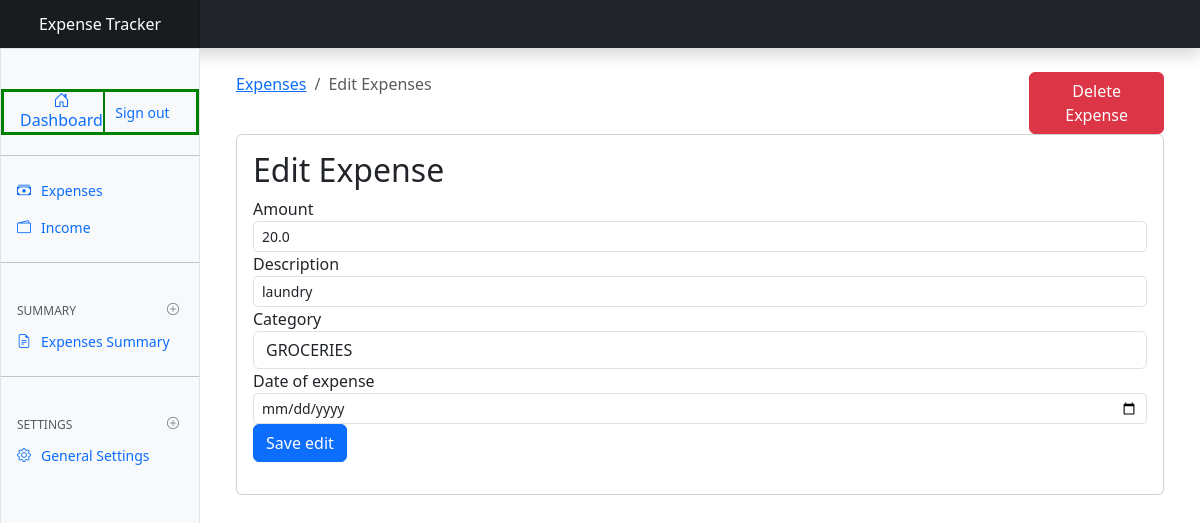
The app's page /edit-expense/5 with its own data.
### expenses/models.py (models this page shows, shortened)
class Expense(models.Model):
    amount=models.FloatField()
    date=models.DateField(default=now)
    description=models.TextField()
    owner=models.ForeignKey(to=User, on_delete=models.CASCADE)
    category= models.CharField(max_length=255)
    class Meta:
        ordering=['-date']

### expenses/views.py (the view, shortened to what this page needs)
# urls.py: path('edit-expense/<int:id>', views.expense_edit, name='expense_edit'),
def expense_edit(request, id):
    categories= Category.objects.all()
    expense=Expense.objects.get(pk=id)
    context={
        'expense':expense,
        'values':expense,
        'categories':categories
    }
    if request.method=="GET":
        return render(request, 'expenses/edit-expense.html', context)

### templates/expenses/edit-expense.html (shortened to what this page needs)
{% extends 'base.html' %}
{% block content %}
<div class="container mt-4">
    <div class="row">
        <div class="col-md-10">
            <nav aria-label="breadcrumb">
                <ol class="breadcrumb">
                  <li class="breadcrumb-item"><a href="">Expenses</a></li>
                  <li class="breadcrumb-item active" aria-current="page">Edit Expenses</li>
                </ol>
              </nav>
        </div>
        <div class="col-md-2">
            <a href="{% url 'expense_delete' expense.id %}" class="btn btn-danger bt-sm">Delete Expense</a>
        </div>
    </div>
    <div class="card">
        <div class="card-body">
            <h2>Edit Expense</h2>
            <form action="{% url 'expense_edit' expense.id %}" method="post">
                <div class="form-group">
                    <label for="Amount">Amount
                    </label>
                    <input type="text" name="amount" class="form-control form-control-sm" value="{{values.amount}}">
                </div>
                <div class="form-group">
                    <label for="">Description
                    </label>
                    <input type="text" name="description" class="form-control form-control-sm" value="{{values.description}}">
                </div>
                <div class="form-group">
                    <label for="">Category
                    </label>
                    <select class="form-control" name="category" id="">
                        <option selected value="{{values.category}}" name="category">{{values.category}}</option>
                    </select>
                </div>
                <div class="form-group">
                    <label for="">Date of expense
                    </label>
                    <input type="date" name="expense_date" class="form-control form-control-sm" value="{{values.date}}">
                </div>
                <input type="submit" value="Save edit" class="btn btn-primary btn-primary-sm">
            </form>
        </div>
    </div>
</div>
{% endblock %}

### expense_tracker/static/css/docsearch.css (style rules this page uses)
:root { --docsearch-primary-color:#5468ff;--docsearch-text-color:#1c1e21;--docsearch-spacing:12px;--docsearch-icon-stroke-width:1.4;--docsearch-highlight-color:var(--docsearch-primary-color);--docsearch-muted-color:#969faf;--docsearch-container-background:rgba(101,108,133,0.8);--docsearch-logo-color:#5468ff;--docsearch-modal-width:560px;--docsearch-modal-height:600px;--docsearch-modal-background:#f5f6f7;--docsearch-modal-shadow:inset 1px 1px 0 0 hsla(0,0%,100%,0.5),0 3px 8px 0 #555a64;--docsearch-searchbox-height:56px;--docsearch-searchbox-background:#ebedf0;--docsearch-searchbox-focus-background:#fff;--docsearch-searchbox-shadow:inset 0 0 0 2px var(--docsearch-primary-color);--docsearch-hit-height:56px;--docsearch-hit-color:#444950;--docsearch-hit-active-color:#fff;--docsearch-hit-background:#fff;--docsearch-hit-shadow:0 1px 3px 0 #d4d9e1;--docsearch-key-gradient:linear-gradient(-225deg,#d5dbe4,#f8f8f8);--docsearch-key-shadow:inset 0 -2px 0 0 #cdcde6,inset 0 0 1px 1px #fff,0 1px 2px 1px rgba(30,35,90,0.4);--docsearch-key-pressed-shadow:inset 0 -2px 0 0 #cdcde6,inset 0 0 1px 1px #fff,0 1px 1px 0 rgba(30,35,90,0.4);--docsearch-footer-height:44px;--docsearch-footer-background:#fff;--docsearch-footer-shadow:0 -1px 0 0 #e0e3e8,0 -3px 6px 0 rgba(69,98,155,0.12) }

### records on screen
Expense: amount "20.0", description "laundry", category "GROCERIES"
